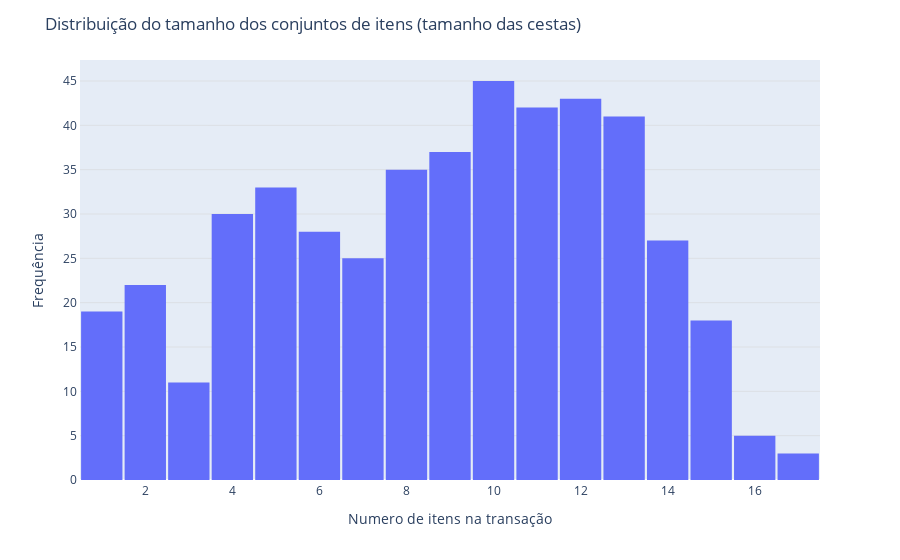

Notebook source saved alongside this figure:
### Code cell
# Calculate the size of each itemset (number of items in each transaction)
itemset_sizes = df.sum(axis=1)

# Create a DataFrame for the histogram data
histogram_data = pd.DataFrame({'Itemset Size': itemset_sizes})

# Create an interactive histogram using Plotly Express
fig = px.histogram(histogram_data, x='Itemset Size', nbins=max(itemset_sizes), labels={'Itemset Size': 'Number of Items in Transaction'})
fig.update_layout(
    title='Distribuição do tamanho dos conjuntos de itens (tamanho das cestas)',
    xaxis_title='Numero de itens na transação',
    yaxis_title='Frequência',
    xaxis=dict(showline=True, showgrid=False),
    yaxis=dict(showline=True, showgrid=True, gridwidth=0.5, gridcolor='lightgray'),
    bargap=0.05  # Adjust the gap between bars
)

fig.show()

### Figure 1 — Plotly figure (JSON) as saved in the notebook; plotly's stock layout.template omitted (floating-point values rounded to 4 significant figures; data arrays with more than 128 entries replaced by an {"elided": "..."} marker saying what was removed)
{"data": [{"alignmentgroup": "True", "bingroup": "x", "hovertemplate": "Number of Items in Transaction=%{x}<br>count=%{y}<extra></extra>", "legendgroup": "", "marker": {"color": "#636efa", "pattern": {"shape": ""}}, "name": "", "nbinsx": 17, "offsetgroup": "", "orientation": "v", "showlegend": false, "type": "histogram", "x": {"elided": "464 int values"}, "xaxis": "x", "yaxis": "y"}], "layout": {"bargap": 0.05, "barmode": "relative", "legend": {"tracegroupgap": 0}, "margin": {"t": 60}, "title": {"text": "Distribuição do tamanho dos conjuntos de itens (tamanho das cestas)"}, "xaxis": {"anchor": "y", "domain": [0, 1], "showgrid": false, "showline": true, "title": {"text": "Numero de itens na transação"}}, "yaxis": {"anchor": "x", "domain": [0, 1], "gridcolor": "lightgray", "gridwidth": 0.5, "showgrid": true, "showline": true, "title": {"text": "Frequência"}}}}
